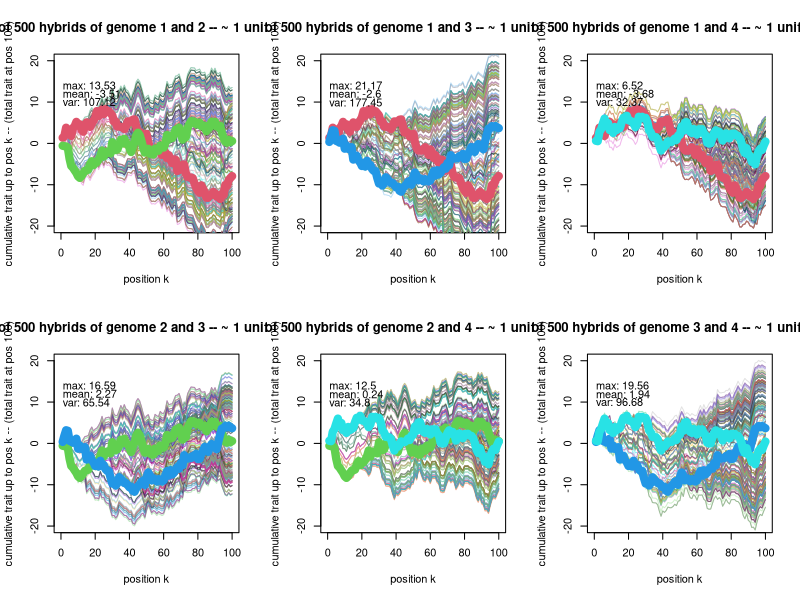
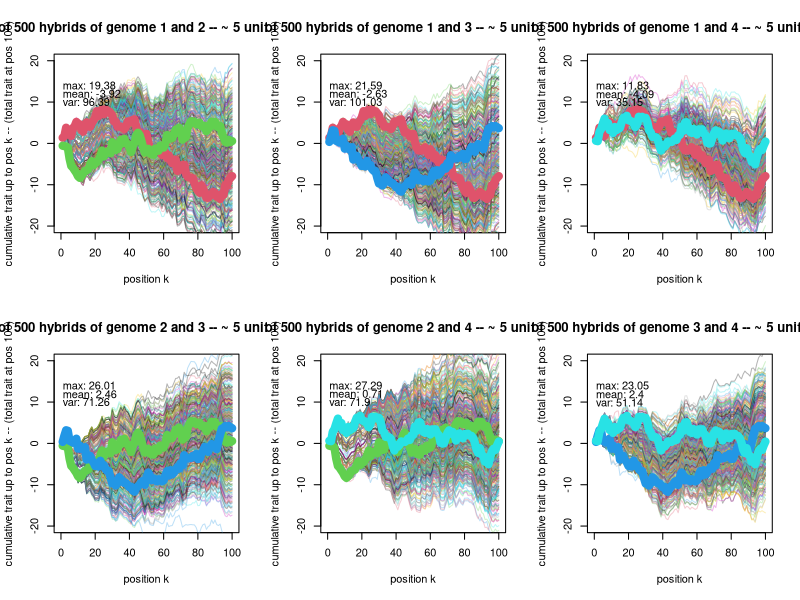
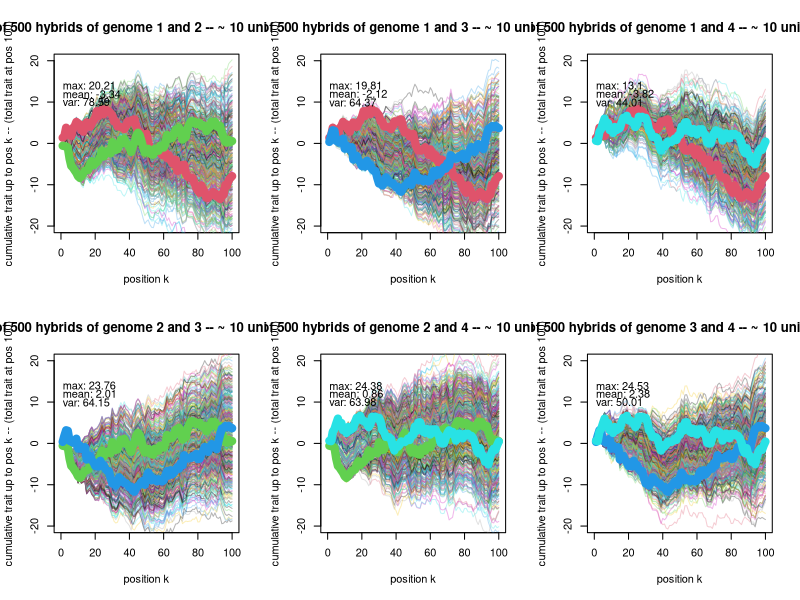
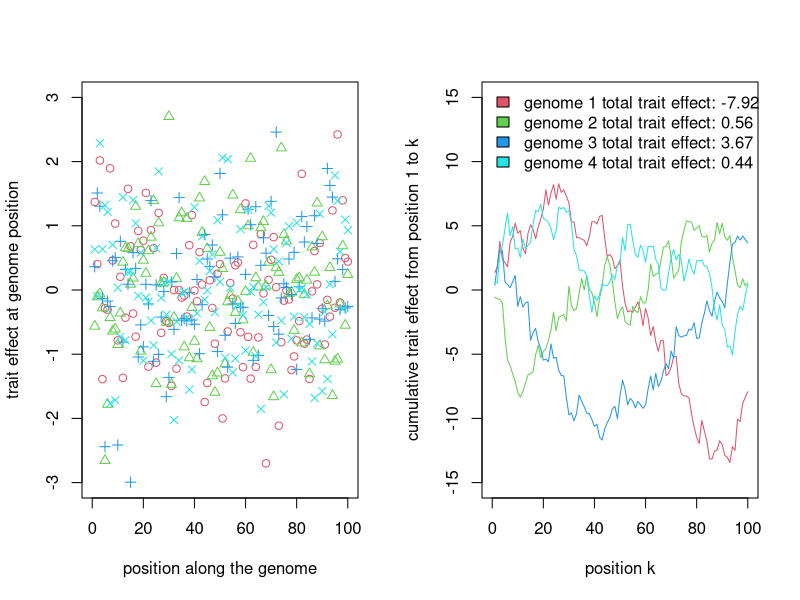
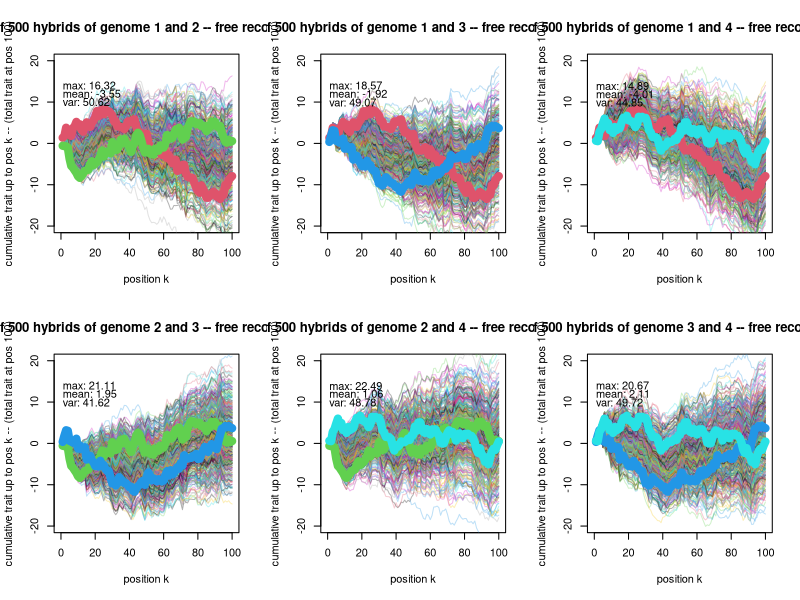

These figures' R source, in order:
# a simple toy computation for the effect of recombination on the distribution of traits in the offspring

#let a genome be a sequence of length 100 
#where each site is given a value n_i and the sum of the n_i is the genomes trait

num_sites = 100
num_genomes = 4

num_seeds = 500

set.seed(42)

genotype = matrix(rnorm(num_genomes * num_sites),num_genomes,num_sites)

genometraits = round(rowMeans(genotype) * num_sites,2)


pdf(paste0("parental_genomes.pdf"), width = 14)

par(mfrow = c(1,2))

plot(c(),xlim = c(0,num_sites), ylim = c(-3,3), ylab = "trait effect at genome position", xlab = "position along the genome", type = "p")
for(i in 1:num_genomes){
  points( genotype[i,], col = i+1, pch = i)  
}

plot(c(),xlim = c(0,num_sites), ylim = c(-15,15), ylab = "cumulative trait effect from position 1 to k", xlab = "position k")
for(i in 1:num_genomes){
  lines( cumsum(genotype[i,]), col = i+1)  
}
legend("topleft", legend = c(paste("genome", 1:4, "total trait effect:", genometraits)), fill = 1:4 + 1, cex = 1, xpd = TRUE, bty = "n")


dev.off()


#now breed them pairwise
parental_sets = combn(num_genomes,2)


# free recombination
childrens = list()
for (pind in 1:ncol(parental_sets)){
  #generate num_seeds children
  child = matrix(0,num_seeds,num_sites)
  for (j in 1:num_seeds){
    r1 = rbinom(num_sites, 1, 0.5) + 1
    child[j,] = genotype[parental_sets[,pind],] [cbind(r1,1:num_sites)]  
  }
  childrens[[pind]] = child
}


pdf(paste0("hybrids_recomb_high.pdf"), width = 14)
par(mfrow = c(2,3))

for (pind in 1:ncol(parental_sets)){
  
  main = paste("Trait of",num_seeds,"hybrids of genome", parental_sets[,pind][1], "and", parental_sets[,pind][2], "-- free recombination" )
  
  plot(c(),xlim = c(0,num_sites), ylim = c(-20,20), ylab = "cumulative trait up to pos k -- (total trait at pos 100)", xlab = "position k", main = main)
  for(i in 1:num_seeds){
    myrgb = col2rgb(i+1)
    lines( cumsum(childrens[[pind]][i,]), col = rgb(myrgb[1],myrgb[2],myrgb[3], max= 255, alpha = 75) )
  }
  lines( cumsum(genotype[parental_sets[,pind][1],]), col = parental_sets[,pind][1] + 1, lwd =8 )
  lines( cumsum(genotype[parental_sets[,pind][2],]), col = parental_sets[,pind][2] + 1, lwd =8 )
  
  # compute mean trait
  traits = rowSums(childrens[[pind]])
  
  text(x = 10, paste("var:", round(var(traits),2 )), adj = 0  )
  text(x = 12, paste("mean:", round(mean(traits),2 )), adj = 0  )
  text(x = 14, paste("max:", round(max(traits),2 )), adj = 0  )

}

dev.off()



# 10 recombination events on average
for (meanrecomb in c(1,5,10)){
  childrens = list()
  for (pind in 1:ncol(parental_sets)){
    #generate num_seeds children
    child = matrix(0,num_seeds,num_sites)
    for (j in 1:num_seeds){
      num_recombs = rpois(1,meanrecomb - 1) + 1
      positions = sort(sample(num_sites,num_recombs))
      r1 = rep( (seq( c(0,positions) ) + rbinom(1,1,0.5)) %% 2 + 1, c(positions,num_sites) - c(0,positions))
      child[j,] = genotype[parental_sets[,pind],] [cbind(r1,1:num_sites)]  
    }
    childrens[[pind]] = child
  }
  
  
  #pdf(paste0("hybrids_recomb_", meanrecomb , ".pdf"), width = 14)
  
  par(mfrow = c(2,3))
  
  for (pind in 1:ncol(parental_sets)){
    
    main = paste("Trait of",num_seeds,"hybrids of genome", parental_sets[,pind][1], "and", parental_sets[,pind][2], "-- ~", meanrecomb, "unif recombs" )
    
    plot(c(),xlim = c(0,num_sites), ylim = c(-20,20), ylab = "cumulative trait up to pos k -- (total trait at pos 100)", xlab = "position k", main = main)
    for(i in 1:num_seeds){
      myrgb = col2rgb(i+1)
      lines( cumsum(childrens[[pind]][i,]), col = rgb(myrgb[1],myrgb[2],myrgb[3], max= 255, alpha = 75) )   
    }
    lines( cumsum(genotype[parental_sets[,pind][1],]), col = parental_sets[,pind][1] + 1, lwd =8 )
    lines( cumsum(genotype[parental_sets[,pind][2],]), col = parental_sets[,pind][2] + 1, lwd =8 )
    
    # compute mean trait
    traits = rowSums(childrens[[pind]])
    
    text(x = 10, paste("var:", round(var(traits),2 )), adj = 0  )
    text(x = 12, paste("mean:", round(mean(traits),2 )), adj = 0  )
    text(x = 14, paste("max:", round(max(traits),2 )), adj = 0  )
    
  }
  
  #dev.off()
}






